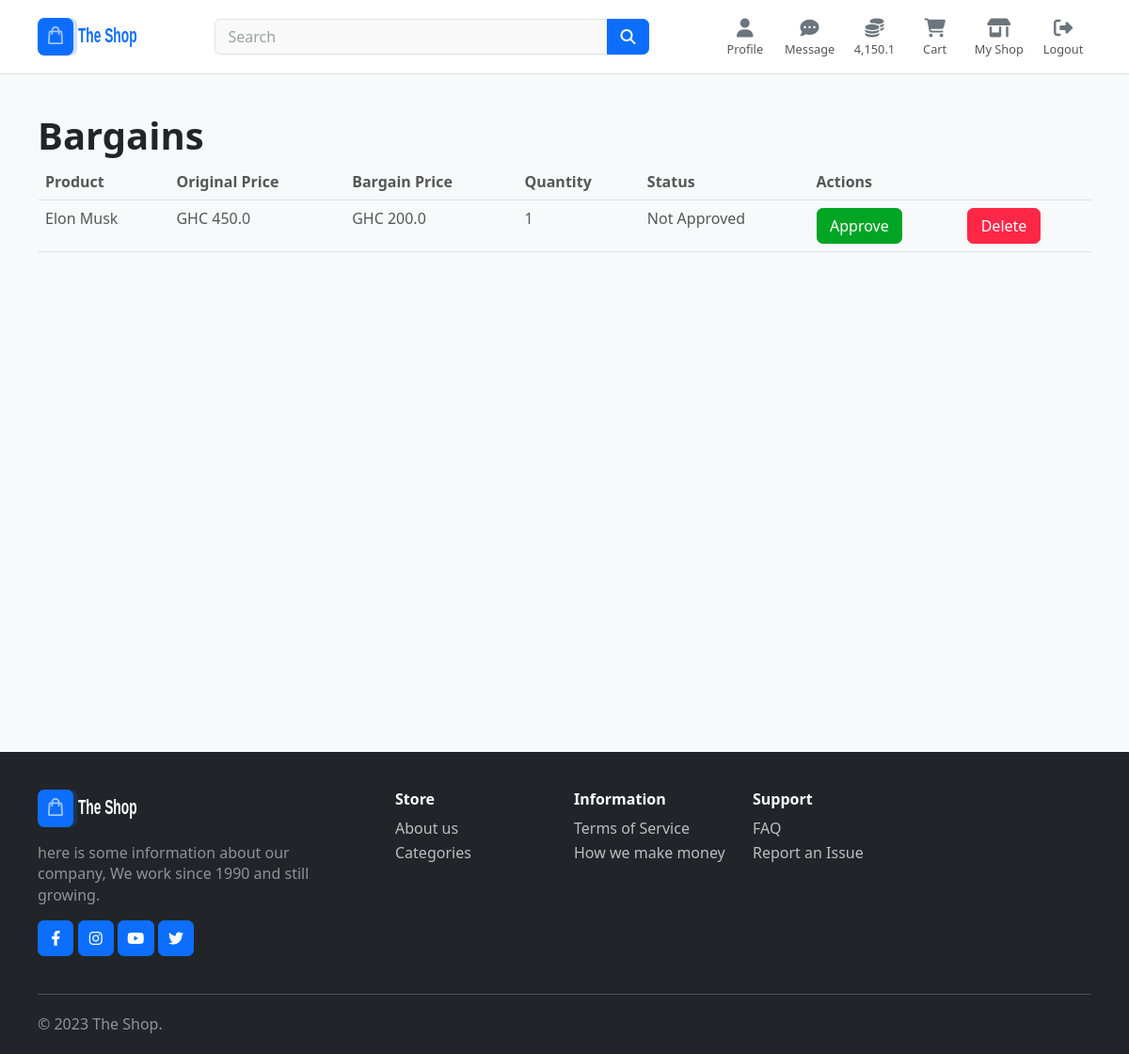
/my_shop/bargains/ (signed in), run on the app's committed database.
### accounts/models.py (models this page shows, shortened)
class CustomUser(AbstractUser):
    phone_regex = RegexValidator(regex=r'^(0)\d{9}$', message="Phone number must be entered in the format: '0540123466'.")
    min_length = MinLengthValidator(10, message="Phone number should be 10 digits")
    phone = models.CharField(validators=[phone_regex, min_length], max_length=10)
    wallet = models.IntegerField(default=0)
    address = models.CharField(max_length=500)
    referrer = models.CharField(max_length=100, default="No referrer")

### store/models.py (models this page shows)
class Bargain(models.Model):
    user = models.ForeignKey('accounts.CustomUser', on_delete=models.CASCADE)
    product = models.ForeignKey('Product', on_delete=models.CASCADE)
    price = models.IntegerField()
    quantity = models.IntegerField()
    approved = models.BooleanField(default=False)

class Product(models.Model):
    name = models.CharField(max_length=255)
    category = models.ForeignKey(Category, on_delete=models.CASCADE)
    description = models.CharField(max_length=500)
    price = models.IntegerField()
    vendor = models.ForeignKey(CustomUser, on_delete=models.CASCADE)
    stock = models.PositiveIntegerField()
    image = models.ImageField(upload_to='product_images/')
    def __str__(self):
        return self.name

### core/views.py (the view, shortened to what this page needs)
# urls.py: path("my_shop/bargains/", VendorBargain.as_view(), name="seller_bargains"),
class VendorBargain(View):
    template_name="core/vendor/bargains.html"
    def get(self, request, *args, **kwargs):
        user = request.user.id
        bargains = Bargain.objects.filter(product__vendor_id=user)
        cart_items = Cart.objects.filter(user=request.user)
        return render(request, self.template_name, { 'bargains' : bargains , 'cart_items': cart_items })

### core/templatetags/custom_filters.py (called while the page is built)
@register.filter
def pesewas_to_cedis(value):
    try:
        return float(value) / 100
    except (ValueError, TypeError):
        return 0

### core/templates/core/vendor/bargains.html (shortened to what this page needs)
{% extends 'core/skeleton.html' %}
{% load static %}
{% load custom_filters %}
{% load humanize %}
{% block body %}
<h1 class="title">Bargains</h1>
<table class="table">
    <tr>
	<th>Product</th>
	<th>Original Price</th>
	<th>Bargain Price</th>
	<th>Quantity</th>
	<th>Status</th>
	<th>Actions</th>
	<th></th>
    </tr>
    {% for bargain in bargains %}
    <tr>
	<td>{{ bargain.product }}</td>
	<td>GHC {{ bargain.product.price|pesewas_to_cedis|intcomma }}</td>
	<td>GHC {{ bargain.price|pesewas_to_cedis|intcomma }} </td>
	<td>{{ bargain.quantity }}</td>
	{% if bargain.approved %}
	<td class="has-text-success">Approved</td>
	{% else %}
	<td class="has-text-danger">Not Approved</td>
	{% endif %}
	{% if not bargain.approved %}
	<td>
	    <form method="post">
		<button class="btn btn-success">Approve</button>
	    </form>
	</td>
	{% endif %}
	<td>
	    <a href="/delete_bargain/{{ bargain.id }}"><button class="btn btn-danger">Delete</button></a>
	</td>
    </tr>
    {% endfor %}
</table>
{% endblock %}

### core/templates/core/skeleton.html (shortened to what this page needs)
{% load static %}
{% load custom_filters %}
{% load humanize %}
<!DOCTYPE HTML>
<html lang="en">
    <head>
	<link href="{% static 'css/bootstrap.css' %}" rel="stylesheet" type="text/css" />
	<link href="{% static 'css/ui.css' %}" rel="stylesheet" type="text/css" />
	<link href="{% static 'css/responsive.css' %}" rel="stylesheet" type="text/css" />
	<link href="{% static 'css/style.css' %}" rel="stylesheet" type="text/css" />
	<link href="{% static 'css/fontawesome.min.css' %}" type="text/css" rel="stylesheet">
	<link href="{% static 'css/brands.min.css' %}" type="text/css" rel="stylesheet">
	<link href="{% static 'css/solid.min.css' %}" type="text/css" rel="stylesheet">
    </head>
    <body class="bg-light">
	<header class="section-header">
	    <section class="header-main bg-white border-bottom py-lg-3 py-2">
		<div class="container">
		    <div class="row gx-2 align-items-center">
			<div class="col-xl-2 col-lg col-6 col-sm-6  col-md flex-grow-0">
			    <a class='brand-wrap me-3' href='/'>
				<img class="logo" height="40" src="{% static 'images/logo.svg' %}">
			    </a>
			</div>
			<div class="col-xl-5 col-lg-4 col-12 col-sm-12 col-md">
			    <form action="{% url 'search' %}" class="search my-3 my-lg-0">
				<div class="input-group">
				    <input type="search" class="form-control" style="width:55%" name="q" placeholder="Search">
				    <button type="submit" class="btn btn-primary">
					<i class="fa fa-search"></i>
				    </button>
				</div>
			    </form>
			</div>
			<div class="col-xl-5" col-lg col-md-12 col-12">
			    <div class="float-lg-end">
				{% if user.is_authenticated %}
				<div class="widget-header mx-2 text-center" style="min-width:44px">
				    <a href="{% url 'profile' %}" class="d-inline-block align-middle">
					<span class="fs-5 d-inline-block"> <i class="fa fa-user"></i> </span>
					<small style="max-width:80px;" class="d-block text-truncate"> Profile </small>
				    </a>
				</div>
				<div class="widget-header mx-2 text-center" style="min-width:44px">
				    <a href="{% url 'chat' %}" class="d-inline-block align-middle">
					<span class="icon-28 fs-5 d-inline-block position-relative">
					    <i class="fa fa-comment-dots"></i>
					</span>
					<small style="max-width:80px;" class="d-block text-truncate"> Message </small>
				    </a>
				</div>
				<div class="widget-header mx-2 text-center" style="min-width: 44px;">
				    <a href="{% url 'wallet' %}" class="d-inline-block align-middle">
					<span class="fs-5 d-inline-block"> <i class="fa fa-coins"></i> </span>
					<small style="max-width:80px;" class="d-block text-truncate"> {{ user.wallet|pesewas_to_cedis|intcomma }} </small>
				    </a>
				</div>
				<div class="widget-header mx-2 text-center" style="min-width: 44px;">
				    <a href="{% url 'cart' %}" class="d-inline-block align-middle">
					<span class="fs-5 d-inline-block"> <i class="fa fa-shopping-cart"></i> </span>
					<small style="max-width:80px;" class="d-block text-truncate"> Cart </small>
				    </a>
				</div>
				<div class="widget-header mx-2 text-center" style="min-width: 44px;">
				    <a href="{% url 'my_shop' %}" class="d-inline-block align-middle">
					<span class="fs-5 d-inline-block"> <i class="fa fa-shop"></i> </span>
					<small style="max-width:80px;" class="d-block text-truncate"> My Shop </small>
				    </a>
				</div>
				<div class="widget-header mx-2 text-center" style="min-width: 44px;">
				    <a href="{% url 'account_logout' %}" class="d-inline-block align-middle">
					<span class="fs-5 d-inline-block"> <i class="fa fa-right-from-bracket"></i> </span>
					<small style="max-width:80px;" class="d-block text-truncate"> Logout </small>
				    </a>
				</div>
				{% else %}
				<a href="{% url 'account_login' %}" class="ms-md-2 btn btn-primary"> Login </a>
				<a href="{% url 'account_signup' %}" class="ms-md-2 btn btn-warning">
				     Signup
				</a>
			{% endif %}
			    </div>
			</div>
		    </div>
		</div>
	    </section>
	</header>
	<section class="padding-y bg-light" style="min-height:90vh">
	    <div class="container">
		{% block body %}
		{% endblock %}
	    </div>
	</section>
	<footer class="section-footer footer-dark bg-dark">
	    <div class="container">
		<section class="footer-main padding-y">
		    <div class="row">
			<aside class="col-12 col-sm-12 col-lg-4">
			    <article class="me-lg-5">
				<img src="{% static 'images/logo-white.svg' %}" height="44" class="logo-footer">
				<p class="mt-3 text-white-50"> here is some information about our company, We work since 1990 and still growing.</p>
				<nav class="mb-4 mb-lg-0">
				    <a class="btn btn-icon btn-primary" title="Facebook" target="_blank" href="#"><i
														      class="fab fa-facebook-f"></i></a>
				    <a class="btn btn-icon btn-primary" title="Instagram" target="_blank" href="#"><i
														       class="fab fa-instagram"></i></a>
				    <a class="btn btn-icon btn-primary" title="Youtube" target="_blank" href="#">
					<i class="fab fa-youtube"></i></a>
				    <a class="btn btn-icon btn-primary" title="Twitter" target="_blank" href="#"><i
														     class="fab fa-twitter"></i></a>
				</nav>
			    </article>
			</aside>
			<aside class="col-6 col-sm-4 col-lg-2">
			    <h6 class="title">Store</h6>
			    <ul class="list-menu mb-4">
				<li> <a href="#">About us</a></li>
				<li> <a href="#">Categories</a></li>
			    </ul>
			</aside>
			<aside class="col-6 col-sm-4 col-lg-2">
			    <h6 class="title">Information</h6>
			    <ul class="list-menu mb-4">
				<li> <a href="#">Terms of Service</a></li>
				<li> <a href="#">How we make money</a></li>
			    </ul>
			</aside>
			<aside class="col-6 col-sm-4  col-lg-2">
			    <h6 class="title">Support</h6>
			    <ul class="list-menu mb-4">
				<li> <a href="#">FAQ </a></li>
				<li> <a href="#">Report an Issue </a></li>
			    </ul>
			</aside>
		    </div>
		</section>
		<hr class="my-0">
		<section class="footer-bottom d-flex justify-content-between">
		    <div class="text-white-50">
			© 2023 The Shop.
		    </div>
		</section>
	    </div>
	</footer>
    </body>
</html>

### core/static/css/ui.css (style rules this page uses)
.padding-y { padding-top: 40px; padding-bottom: 40px; }
.brand-wrap .logo { margin-right: 7px; max-height: 42px; display: inline-block; }
.widget-header { display: inline-block; vertical-align: middle; position: relative; }
.widget-header a { text-decoration: none; color: inherit; }
.widget-header i { color: #6c757d; }
.section-footer .logo-footer { max-height: 40px; }
.section-footer .title { margin-bottom: 10px; }
.footer-dark { color: #fff; }
.footer-dark .title { color: #fff; }
.footer-dark .list-menu a { color: rgba(255, 255, 255, 0.7); }
.footer-bottom { padding-top: 20px; padding-bottom: 20px; }
.btn-icon { width: 2.4rem; padding-left: 4px; padding-right: 4px; }
.list-icon, .list-bullet, .list-check, .list-menu { list-style: none; margin-left: 0; padding-left: 0; }
.list-icon li, .list-bullet li, .list-check li, .list-menu li { position: relative; margin-bottom: 4px; }
.list-menu li > a { color: #565656; text-decoration: none; }

### data on the page
CustomUser: wallet|pesewas_to_cedis "4,150.1"
Bargain: product "Elon Musk", product.price|pesewas_to_cedis "450.0", price|pesewas_to_cedis "200.0", quantity "1", approved "Not Approved"
